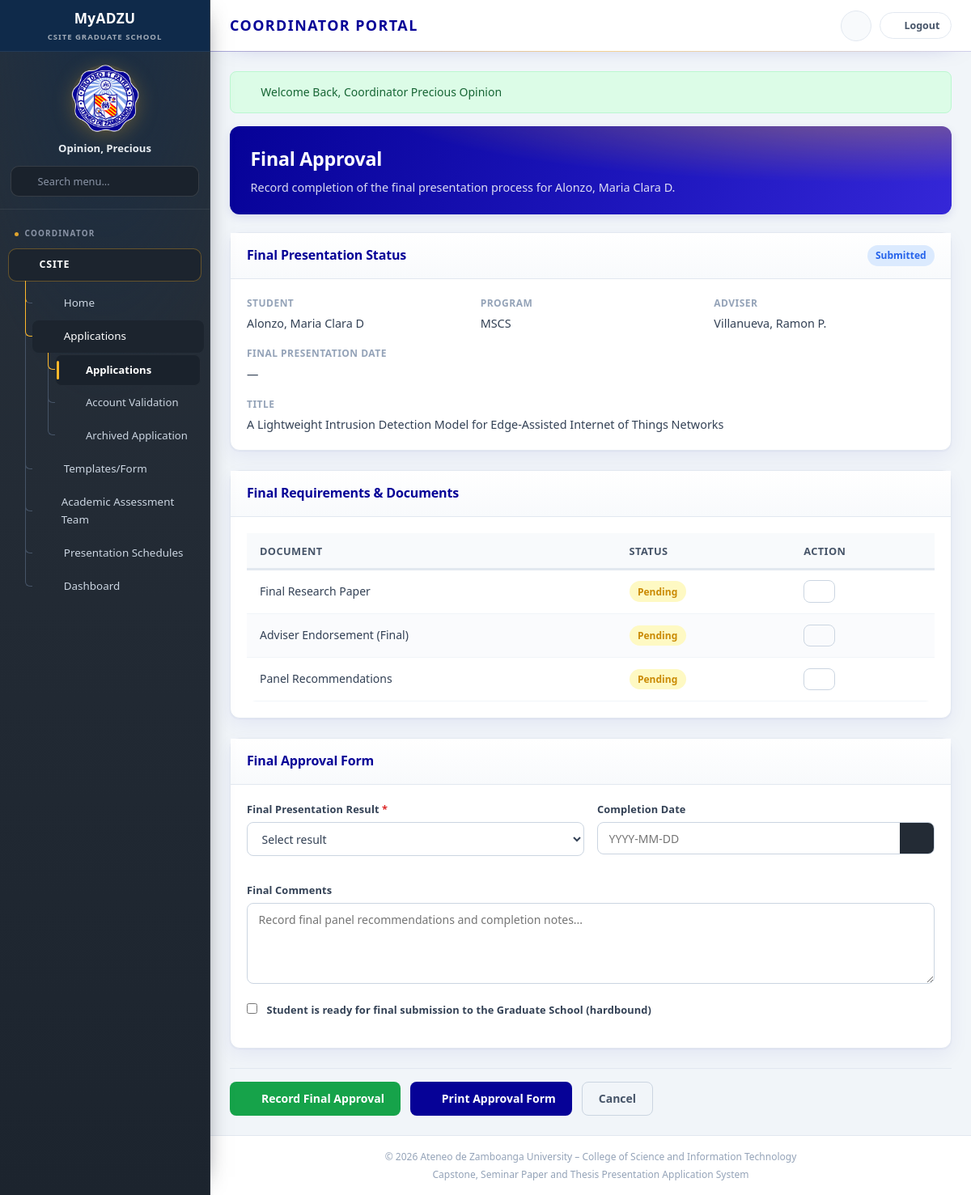
The app's page /coordinator/applications/approval.php?id=115 (signed in), older data.
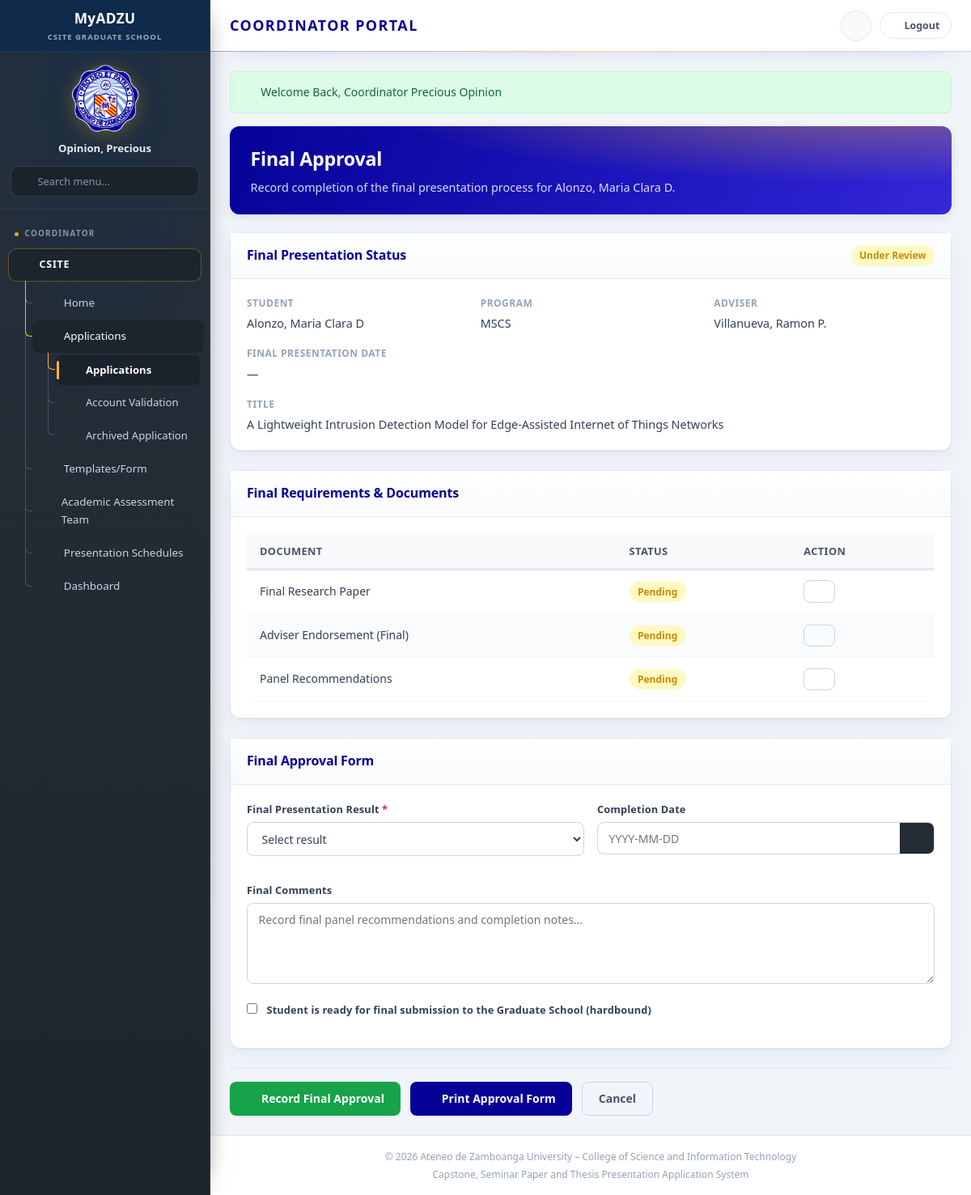
The same page, newer data.
### tables this page shows
CREATE TABLE `applications` (
  `application_id` int(11) NOT NULL,
  `user_id` int(11) NOT NULL,
  `presentation_stage` varchar(100) NOT NULL,
  `paper_title` text NOT NULL,
  `abstract` text DEFAULT NULL,
  `status` enum('submitted','under_review','for_payment','payment_recorded','ready_for_presentation','scheduled','approved','requires_revision','completed') DEFAULT 'submitted',
  `coordinator_comment` text DEFAULT NULL,
  `grad_school_endorsed` tinyint(1) NOT NULL DEFAULT 0,
  `payment_recorded` tinyint(1) NOT NULL DEFAULT 0,
  `receipt_number` varchar(100) DEFAULT NULL,
  `payment_date` date DEFAULT NULL,
  `payment_amount` decimal(10,2) DEFAULT NULL,
  `ready_for_presentation` tinyint(1) NOT NULL DEFAULT 0,
  `workflow_state` text DEFAULT NULL,
  `result` varchar(50) DEFAULT NULL,
  `submitted_at` timestamp NOT NULL DEFAULT current_timestamp(),
  `updated_at` timestamp NOT NULL DEFAULT current_timestamp() ON UPDATE current_timestamp(),
  `archived_at` timestamp NULL DEFAULT NULL
);

CREATE TABLE `students` (
  `student_id` int(11) NOT NULL,
  `user_id` int(11) NOT NULL,
  `first_name` varchar(50) NOT NULL,
  `last_name` varchar(50) NOT NULL,
  `middle_initial` varchar(5) DEFAULT NULL,
  `age` int(11) NOT NULL,
  `gender` varchar(20) NOT NULL,
  `program` varchar(100) NOT NULL,
  `track` enum('thesis','capstone','seminar') NOT NULL,
  `adviser_name` varchar(150) DEFAULT NULL,
  `enrollment_date` date DEFAULT NULL,
  `archived_at` timestamp NULL DEFAULT NULL
);

### includes/config/db.php (called while the page is built, shortened)
<?php
class DB {
    private static $pdo = null;
    public static function getConnection() {
        if (self::$pdo === null) {
            $host = 'localhost';
            $db   = 'csite_grad_school';
            $user = 'root';
            $pass = '';
            $port = '3306';
            $dsn = "mysql:host=$host;port=$port;dbname=$db;charset=utf8mb4";
            try {
                self::$pdo = new PDO($dsn, $user, $pass, [
                    PDO::ATTR_ERRMODE            => PDO::ERRMODE_EXCEPTION,
                    PDO::ATTR_DEFAULT_FETCH_MODE => PDO::FETCH_ASSOC,
                    PDO::ATTR_EMULATE_PREPARES   => false,
                ]);
            } catch (PDOException $e) {
                die("Database Connection Error: " . $e->getMessage());
            }
        }
        return self::$pdo;
    }
    public static function query($sql, $params = []) {
        $pdo = self::getConnection();
        $stmt = $pdo->prepare($sql);
        $stmt->execute($params);
        return $stmt;
    }
}

### includes/config/modules/40-applications.php (called while the page is built, shortened)
<?php
function ensureApplicationAbstractSchema(): void {
    try {
        $columns = DB::query('SHOW COLUMNS FROM `applications`')->fetchAll(PDO::FETCH_COLUMN);
    } catch (Throwable $e) {
    }
}
function findApplication(int $id): ?array {
    if (class_exists('DB') && $id > 0) {
        ensureApplicationAbstractSchema();
        try {
            $stmt = DB::getConnection()->prepare(
                'SELECT a.application_id AS id, u.email AS studentEmail,
                        COALESCE(NULLIF(TRIM(CONCAT(s.last_name, ", ", s.first_name, IF(s.middle_initial IS NULL OR s.middle_initial = "", "", CONCAT(" ", s.middle_initial)))), ""), u.full_name) AS student,
                        CASE WHEN s.program LIKE "%Computer Science%" THEN "MSCS" WHEN s.program LIKE "%Information Technology%" THEN "MIT" WHEN s.program LIKE "%Mathematics%" THEN "MATH" ELSE s.program END AS program,
                        s.track, s.adviser_name AS adviser, a.presentation_stage AS stage,
                        a.paper_title AS title, a.abstract AS abstract, a.status, a.coordinator_comment AS coordinatorComment,
                        a.result, a.submitted_at AS date
                 FROM applications a
                 INNER JOIN users u ON u.user_id = a.user_id
                 LEFT JOIN students s ON s.user_id = u.user_id
                 WHERE a.application_id = :id AND a.archived_at IS NULL
                 LIMIT 1'
            );
            $stmt->execute(['id' => $id]);
            $row = $stmt->fetch();
            if ($row) {
                $row['stageKey'] = stageKeyFromLabel((string) $row['stage']);
                return $row;
            }
        } catch (Throwable $e) {
        }
    }
    return null;
}

### includes/config/modules/44-helpers.php (called while the page is built, shortened)
<?php
function stageKeyFromLabel(string $label): string {
    $l = strtolower($label);
    if (str_contains($l, 'concept')) {
        return 'concept';
    }
    return 'proposal';
}

### coordinator/applications/approval.php (the view, shortened to what the changed rows need)
<?php
$app = findApplication((int) ($_GET['id'] ?? 0)) ?? (storeGet('applications')[0] ?? null);
require_once __DIR__ . '/../../includes/layout/header.php';
?>
<div class="page-header page-banner">
    <h2>Final Approval</h2>
</div>
<div class="card">
    <div class="card-header">
        <h3>Final Presentation Status</h3>
        <?= statusBadge($app['status'] ?? 'pending') ?>
    </div>
    <div class="card-body">
        <div class="detail-grid">
            <div class="detail-item"><label>Adviser</label><span><?= htmlspecialchars($app['adviser'] ?? $mockStudent['adviser']) ?></span></div>
            <div class="detail-item" style="grid-column:1/-1;"><label>Title</label><span><?= htmlspecialchars($app['title'] ?? $mockStudent['title']) ?></span></div>
        </div>
    </div>
</div>
<div class="card">
    <div class="card-body">
        <div class="table-responsive">
            <table class="data-table">
                <thead><tr><th>Document</th><th>Status</th><th>Action</th></tr></thead>
            </table>
        </div>
    </div>
</div>
<?php require_once __DIR__ . '/../../includes/layout/footer.php'; ?>

### includes/config/modules/10-ui-and-urls.php (shortened to what the changed rows need)
<?php
function statusBadge(string $status): string {
    $info = STATUSES[$status] ?? ['label' => ucfirst($status), 'class' => 'status-pending'];
    return '<span class="status-badge ' . $info['class'] . '">' . htmlspecialchars($info['label']) . '</span>';
}

Row changes from the older to the newer data that the page shows:
changed applications "Villanueva, Ramon P.": status "Submitted" → "Under Review"
